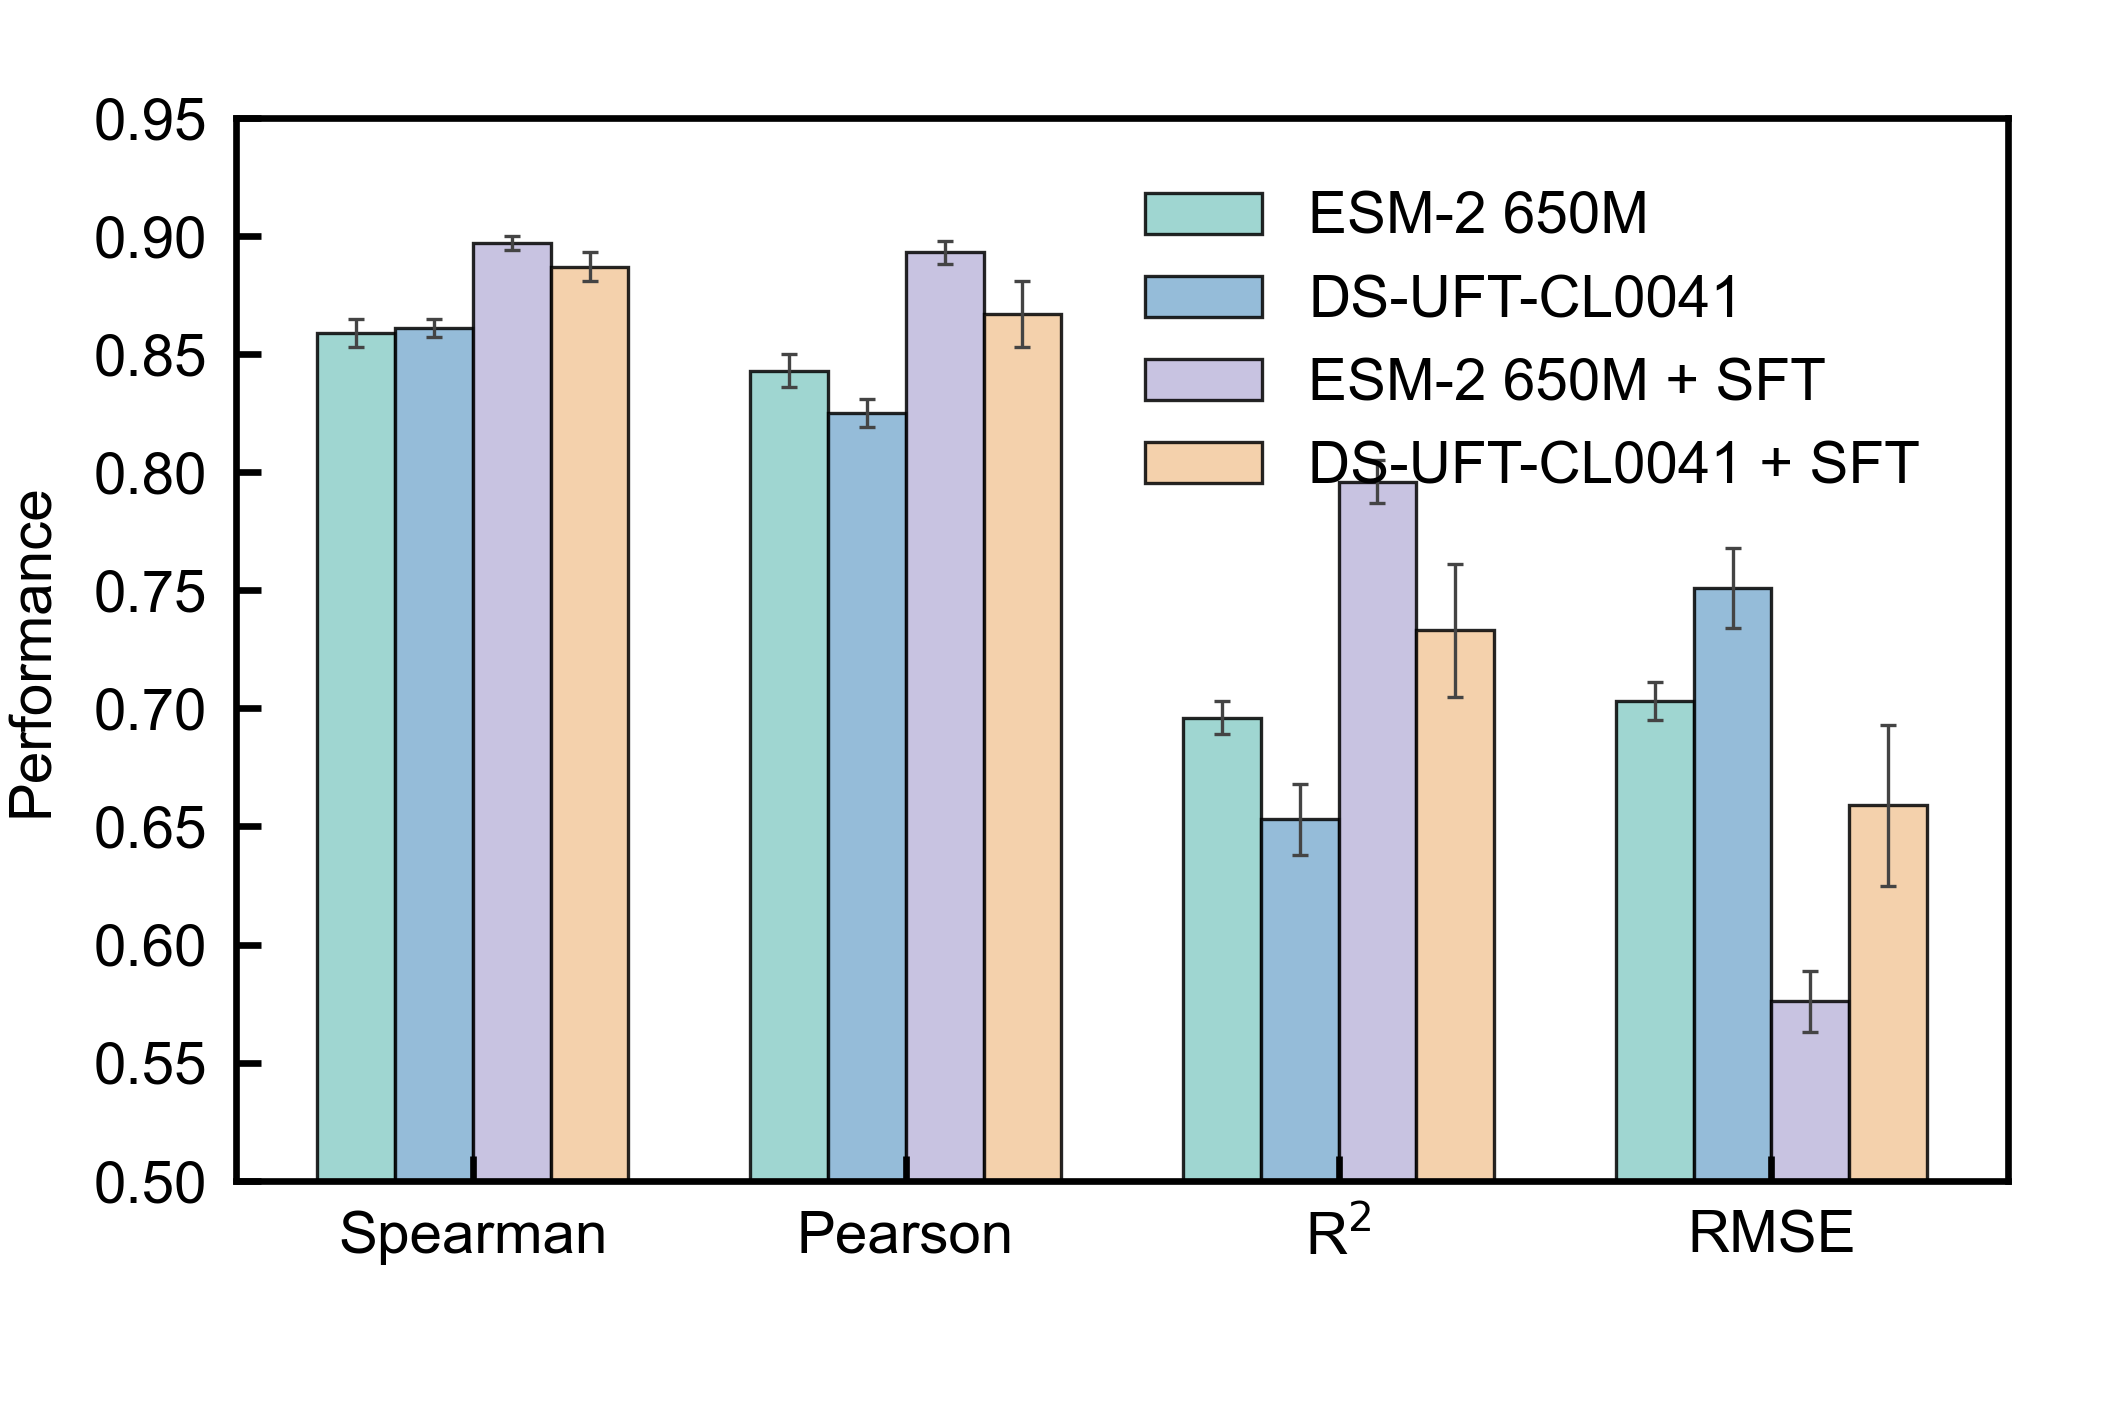

Write the Python code that produced this figure.
import pandas as pd
import matplotlib.pyplot as plt
import numpy as np
from matplotlib import rcParams
import matplotlib.ticker as ticker

# ===== Unified Style Configuration =====
FONT_FAMILY = 'Arial'
FONT_SIZE_TICKS_X = 7
FONT_SIZE_TICKS_Y = 7
FONT_SIZE_LABELS = 7
FONT_SIZE_TITLE = 7
FONT_SIZE_LEGEND = 6
AXIS_COLOR = 'black'
AXIS_WIDTH = 0.8  # Border line width
DPI = 600
CM_TO_INCH = 0.393701  # Conversion factor from centimeters to inches

# ===== 固定图片和绘图框尺寸 (centimeters) =====
FIGURE_SIZE_CM = (9, 6)  # Image size (width, height) in centimeters
FIGURE_SIZE = (FIGURE_SIZE_CM[0] * CM_TO_INCH, FIGURE_SIZE_CM[1] * CM_TO_INCH)  # Convert to inches

# Fixed axis size (centimeters)
AXIS_SIZE_CM = (7.5, 4.5)  # Axis width and height (width, height) in centimeters
AXIS_SIZE = (AXIS_SIZE_CM[0] * CM_TO_INCH, AXIS_SIZE_CM[1] * CM_TO_INCH)  # Convert to inches

# Fixed margins (centimeters)
MARGIN_LEFT_CM = 1.0
MARGIN_RIGHT_CM = 0.5
MARGIN_BOTTOM_CM = 1.0
MARGIN_TOP_CM = 0.5

# Convert to inches
MARGIN_LEFT = MARGIN_LEFT_CM * CM_TO_INCH
MARGIN_RIGHT = MARGIN_RIGHT_CM * CM_TO_INCH
MARGIN_BOTTOM = MARGIN_BOTTOM_CM * CM_TO_INCH
MARGIN_TOP = MARGIN_TOP_CM * CM_TO_INCH

# Configure PDF to embed fonts, ensure all text is pure black
rcParams['pdf.fonttype'] = 42
rcParams['ps.fonttype'] = 42
rcParams['text.color'] = 'black'
rcParams['axes.labelcolor'] = 'black'
rcParams['xtick.color'] = 'black'
rcParams['ytick.color'] = 'black'
rcParams['axes.edgecolor'] = 'black'

# =========================
# 1. Data
# =========================
data = {
    "Metric": ["Spearman", "Pearson", r"R$^2$", "RMSE"],
    "ESM-2 650M": ["0.859±0.006", "0.843±0.007", "0.696±0.007", "0.703±0.008"],
    "DS-UFT-CL0041": ["0.861±0.004", "0.825±0.006", "0.653±0.015", "0.751±0.017"],
    "ESM-2 650M + SFT": ["0.897±0.003", "0.893±0.005", "0.796±0.009", "0.576±0.013"],
    "DS-UFT-CL0041 + SFT": ["0.887±0.006", "0.867±0.014", "0.733±0.028", "0.659±0.034"],
}

df = pd.DataFrame(data)

# =========================
# 2. Split Mean ± Error
# =========================
methods = df.columns[1:]
values, errors = {}, {}

for method in methods:
    vals, errs = [], []
    for entry in df[method]:
        mean, err = entry.split("±")
        vals.append(float(mean))
        errs.append(float(err))
    values[method] = vals
    errors[method] = errs

# =========================
# 3. Colors (Colorblind-friendly & consistent with original style)
# =========================
colors = [
    "#8ECFC9",  # Light cyan
    "#82B0D2",  # Light blue
    "#BEB8DC",  # Light purple
    "#F2C99D",  # Light orange
]

# Bar border width
BAR_EDGE_WIDTH = 0.4
ERROR_BAR_LINEWIDTH = 0.4  # Error bar line width
ERROR_BAR_CAP_THICK = 0.4  # Error bar cap thickness

# =========================
# 3. Plot Grouped Bar Chart
# =========================
x = np.arange(len(df["Metric"]))
bar_width = 0.18

# Create figure with fixed axis size
fig = plt.figure(figsize=FIGURE_SIZE)
fig_width, fig_height = FIGURE_SIZE
axis_width, axis_height = AXIS_SIZE
left = MARGIN_LEFT / fig_width
bottom = MARGIN_BOTTOM / fig_height
width = axis_width / fig_width
height = axis_height / fig_height
ax = fig.add_axes([left, bottom, width, height])

for i, method in enumerate(methods):
    ax.bar(
        x + i * bar_width,
        values[method],
        bar_width,
        yerr=errors[method],
        capsize=1,
        label=method,
        color=colors[i],
        edgecolor="black",
        linewidth=BAR_EDGE_WIDTH,
        alpha=0.85,
        error_kw=dict(ecolor="#444444", lw=ERROR_BAR_LINEWIDTH, capthick=ERROR_BAR_CAP_THICK)
    )

# =========================
# 4. Figure Detail Settings
# =========================
ax.set_xticks(x + bar_width * (len(methods) - 1) / 2)
ax.set_xticklabels(df["Metric"], fontsize=FONT_SIZE_TICKS_X, fontname=FONT_FAMILY)
ax.set_ylabel("Performance", fontsize=FONT_SIZE_LABELS, fontname=FONT_FAMILY)
ax.set_ylim(0.50, 0.95)
ax.yaxis.set_major_locator(ticker.MultipleLocator(0.05))

# ax.set_title("Model Performance Comparison (SFT vs Un-SFT)", fontsize=FONT_SIZE_TITLE, fontname=FONT_FAMILY)

ax.legend(
    loc="upper right",
    frameon=False,
    prop={'family': FONT_FAMILY, 'size': FONT_SIZE_TICKS_Y},
    bbox_to_anchor=(0.98, 0.98)
)

# Set tick label font and color
for label in ax.get_xticklabels():
    label.set_fontname(FONT_FAMILY)
    label.set_fontsize(FONT_SIZE_TICKS_X)
    label.set_color(AXIS_COLOR)

for label in ax.get_yticklabels():
    label.set_fontname(FONT_FAMILY)
    label.set_fontsize(FONT_SIZE_TICKS_Y)
    label.set_color(AXIS_COLOR)

# Set borders
for _, spine in ax.spines.items():
    spine.set_visible(True)
    spine.set_edgecolor(AXIS_COLOR)
    spine.set_linewidth(AXIS_WIDTH)

ax.tick_params(axis='both', direction='in', length=3)

# Save in four formats with transparency
fig.savefig("plot_GB1.svg", format='svg', dpi=DPI, transparent=True)
fig.savefig("plot_GB1.pdf", format='pdf', dpi=DPI, transparent=True)
fig.savefig("plot_GB1.png", format='png', dpi=DPI, transparent=True)
fig.savefig("plot_GB1.tiff", format='tiff', dpi=DPI, transparent=True)
plt.close()

print("Figure saved:")
print("  - plot_GB1.svg")
print("  - plot_GB1.pdf")
print("  - plot_GB1.png")
print("  - plot_GB1.tiff")
